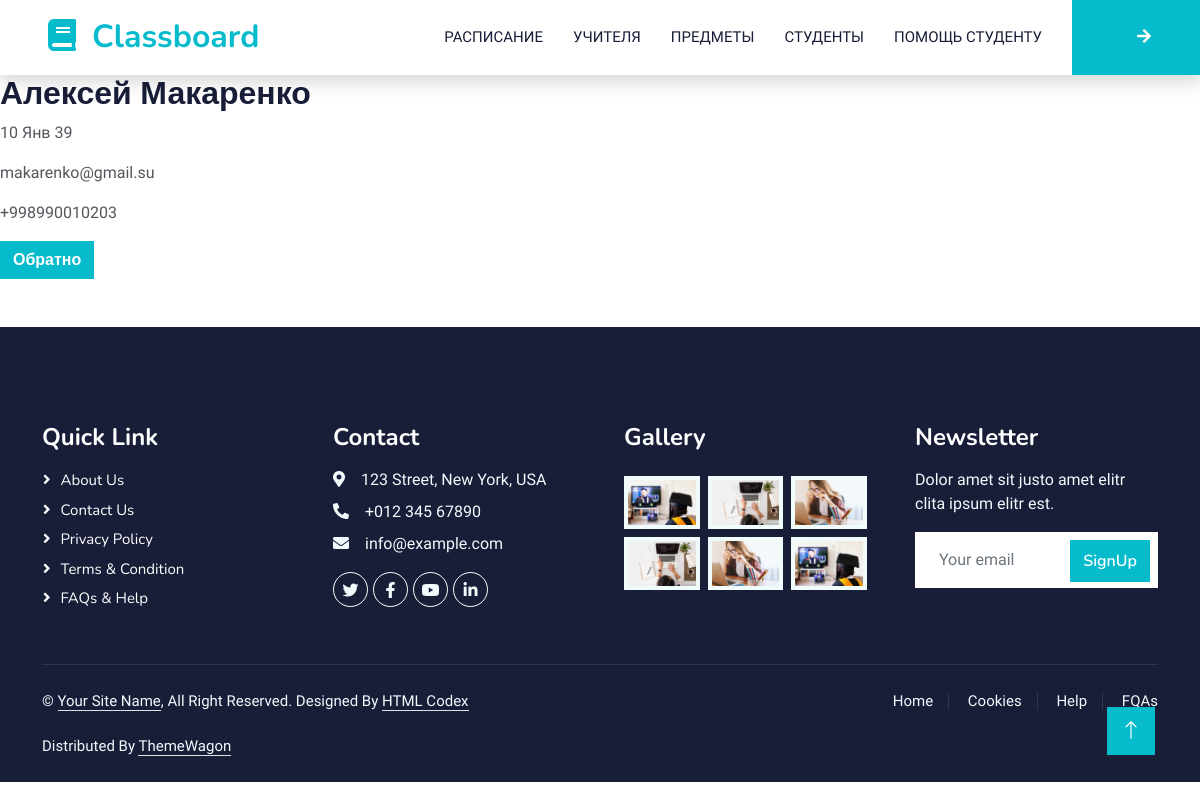
The page /teachers/1/ on the database its author committed.
### teachers/models.py (models this page shows, shortened)
class Teacher(PersonAbstract):
    subject = models.ManyToManyField(to='subjects.Subject', related_name='subject_teacher')
    class Meta:
        verbose_name = 'Учитель'
        verbose_name_plural = 'Учителя'
        ordering = ['first_name', 'last_name']

### teachers/views.py (the view, shortened to what this page needs)
# urls.py: path('', view_teachers, name='view_teachers'),
def view_teachers(request, pk=None) -> render:
    if pk:
        current_teacher = get_object_or_404(Teacher, pk=pk)
        template = 'teacher_detail.html'
        context = {
            'current_teacher': current_teacher,
        }
    else:
        teachers = Teacher.objects.all()
        template = 'teachers.html'
        context = {
            'teachers': teachers,
        }
    return render(request=request, template_name=template, context=context)

### teachers/templates/teacher_detail.html (shortened to what this page needs)
{% extends 'layout/base.html' %}
{% block content %}
    <div class="row-fluid">
        <div class="col-12">
            <h2>{{ current_teacher.first_name }} {{ current_teacher.last_name }}</h2>
            <p>{{ current_teacher.birth_day|date:"d M y"}}</p>
            <p>{{ current_teacher.email }}</p>
            <p>{{ current_teacher.phone }}</p>
            <p><a class="btn btn-primary" href="{% url 'teachers:view_teachers' %}"> Обратно </a></p>
        </div>
    </div>
{% endblock content %}

### static/css/style.css (style rules this page uses)
:root { --primary: #06BBCC; --light: #F0FBFC; --dark: #181d38; }
.btn { font-family: 'Nunito', sans-serif; font-weight: 600; transition: .5s; }
.btn.btn-primary, .btn.btn-secondary { color: #FFFFFF; }

### rows shown on the page
Teacher: first_name "Алексей", last_name "Макаренко", birth_day "10 Янв 39", email "makarenko@gmail.su", phone "+998990010203"
